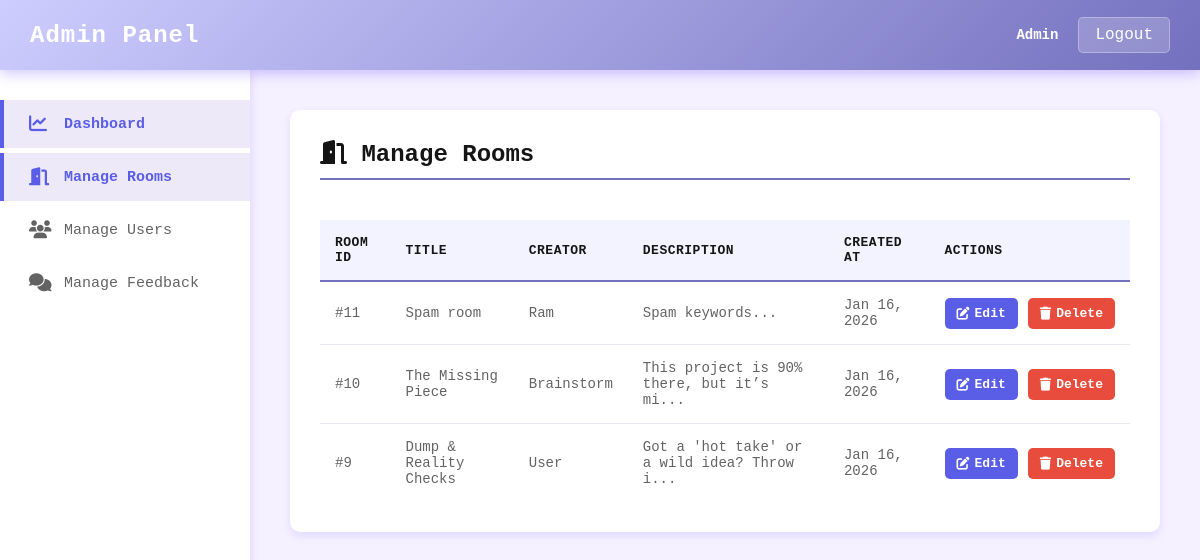
The page /pages/admin.php?section=rooms (signed in) on the database its author committed.
### tables this page shows
CREATE TABLE `rooms` (
  `room_id` int(11) NOT NULL,
  `user_id` int(11) NOT NULL,
  `title` varchar(255) NOT NULL,
  `description` text NOT NULL,
  `created_at` timestamp NOT NULL DEFAULT current_timestamp(),
  `image` varchar(255) DEFAULT NULL
);

CREATE TABLE `users` (
  `user_id` int(11) NOT NULL,
  `username` varchar(100) NOT NULL,
  `password` varchar(255) NOT NULL,
  `role` enum('user','admin') DEFAULT 'user',
  `created_at` timestamp NOT NULL DEFAULT current_timestamp(),
  `email` varchar(255) NOT NULL
);

### pages/admin.php (the view, shortened to what this page needs)
<?php
include "../includes/admin-header.php";
include "../config/config.php";
$section = isset($_GET['section']) ? $_GET['section'] : 'dashboard';
$roomCount = $conn->query("SELECT COUNT(*) as count FROM rooms")->fetch_assoc()['count'];
$userCount = $conn->query("SELECT COUNT(*) as count FROM users")->fetch_assoc()['count'];
$feedbackCount = $conn->query("SELECT COUNT(*) as count FROM feedback")->fetch_assoc()['count'];
?>
<?php if ($section === 'dashboard'): ?>
    <h1 style="color: #151515; margin-bottom: 30px;">Dashboard</h1>
    <div class="dashboard-grid">
        <div class="dashboard-card">
            <h3>Total Rooms</h3>
            <div class="stat"><?= $roomCount ?></div>
            <p>Active rooms in the system</p>
        </div>
        <div class="dashboard-card">
            <h3>Total Users</h3>
            <div class="stat"><?= $userCount ?></div>
            <p>Registered users</p>
        </div>
        <div class="dashboard-card">
            <h3>Total Feedback</h3>
            <div class="stat"><?= $feedbackCount ?></div>
            <p>Submitted feedbacks</p>
        </div>
    </div>
<?php elseif ($section === 'rooms'): ?>
    <div class="admin-section">
        <h2><i class="fa-solid fa-door-open"></i> Manage Rooms</h2>
        <div class="table-wrapper">
            <table class="admin-table">
                <thead>
                    <tr>
                        <th>Room ID</th>
                        <th>Title</th>
                        <th>Creator</th>
                        <th>Description</th>
                        <th>Created At</th>
                        <th>Actions</th>
                    </tr>
                </thead>
                <tbody>
                    <?php
                    $rooms = $conn->query(
                        "SELECT r.room_id, r.title, r.description, r.created_at, u.username
                         FROM rooms r
                         INNER JOIN users u ON r.user_id = u.user_id
                         ORDER BY r.created_at DESC"
                    );
                    while ($room = $rooms->fetch_assoc()):
                    ?>
                    <tr>
                        <td>#<?= $room['room_id'] ?></td>
                        <td><?= htmlspecialchars(substr($room['title'], 0, 30)) ?></td>
                        <td><?= htmlspecialchars($room['username']) ?></td>
                        <td><?= htmlspecialchars(substr($room['description'], 0, 40)) ?>...</td>
                        <td><?= date('M d, Y', strtotime($room['created_at'])) ?></td>
                        <td>
                            <div class="action-buttons">
                                <button class="btn-edit" onclick="editRoom(<?= $room['room_id'] ?>)">
                                    <i class="fa-solid fa-edit"></i> Edit
                                </button>
                                <button class="btn-delete" onclick="deleteRoom(<?= $room['room_id'] ?>, '<?= htmlspecialchars($room['title']) ?>')">
                                    <i class="fa-solid fa-trash"></i> Delete
                                </button>
                            </div>
                        </td>
                    </tr>
                    <?php endwhile; ?>
                </tbody>
            </table>
        </div>
    </div>
<?php endif; ?>
    </main>
</div>
</body>
</html>

### assets/css/style.css (style rules this page uses)
* { margin: 0; padding: 0; box-sizing: border-box; font-family: 'JetBrains Mono', monospace; }
body { background-color: rgb(229, 229, 240); }

### assets/css/admin.css (style rules this page uses)
.admin-section { background: white; border-radius: 10px; padding: 30px; box-shadow: 0 4px 8px rgba(107, 81, 255, 0.15); }
.admin-section h2 { color: #151515; margin-bottom: 20px; border-bottom: 2px solid #7370be; padding-bottom: 10px; }
.table-wrapper { overflow-x: auto; }
.admin-table { width: 100%; border-collapse: collapse; margin-top: 20px; }
.admin-table thead { background-color: #f3f3ff; border-bottom: 2px solid #7370be; }
.admin-table th { padding: 15px; text-align: left; color: #151515; font-weight: 600; font-size: 13px; text-transform: uppercase; letter-spacing: 0.5px; }
.admin-table td { padding: 15px; border-bottom: 1px solid #e8e8f0; color: #636364; font-size: 14px; }
.admin-table tbody tr:last-child td { border-bottom: none; }
.action-buttons { display: flex; gap: 10px; }
.btn-edit, .btn-delete, .btn-create { padding: 8px 12px; border: none; border-radius: 5px; cursor: pointer; font-size: 13px; font-weight: 600; transition: all 0.3s; display: inline-flex; align-items: center; gap: 5px; }
.btn-edit { background-color: #5a5de6; color: white; }
.btn-delete { background-color: #e74c3c; color: white; }

### rows shown on the page
rooms: room_id "11", title "Spam room", user.username "Ram", description "Spam keywords", created_at "Jan 16, 2026"
rooms: room_id "10", title "The Missing Piece", user.username "Brainstorm", description "This project is 90% there, but it’s mi", created_at "Jan 16, 2026"
rooms: room_id "9", title "Dump & Reality Checks", user.username "User", description "Got a 'hot take' or a wild idea? Throw i", created_at "Jan 16, 2026"

### other values the page prints
$_SESSION['username'] "Admin"
